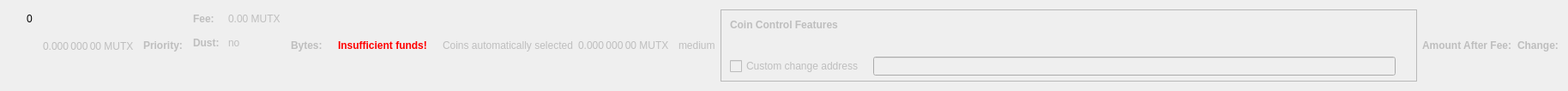
    <widget class="QWidget" name="dummyHideWidget" native="true">
     <property name="maximumSize">
      <size>
       <width>100</width>
       <height>22</height>
      </size>
     </property>
     <layout class="QHBoxLayout" name="dummyHideLayout">
      <item>
       <layout class="QFormLayout" name="formLayoutCoinControl1">
        <property name="horizontalSpacing">
         <number>10</number>
        </property>
        <property name="verticalSpacing">
         <number>14</number>
        </property>
        <property name="leftMargin">
         <number>10</number>
        </property>
        <property name="topMargin">
         <number>4</number>
        </property>
        <property name="rightMargin">
         <number>6</number>
        </property>
        <item row="0" column="1">
         <widget class="QLabel" name="labelCoinControlBytes">
          <property name="cursor">
           <cursorShape>IBeamCursor</cursorShape>
          </property>
          <property name="contextMenuPolicy">
           <enum>Qt::ActionsContextMenu</enum>
          </property>
          <property name="text">
           <string notr="true">0</string>
          </property>
          <property name="textInteractionFlags">
           <set>Qt::LinksAccessibleByMouse|Qt::TextSelectableByKeyboard|Qt::TextSelectableByMouse</set>
          </property>
         </widget>
        </item>
       </layout>
      </item>
      <item>
       <widget class="QLabel" name="labelCoinControlAfterFee">
        <property name="enabled">
         <bool>false</bool>
        </property>
        <property name="sizePolicy">
         <sizepolicy hsizetype="Fixed" vsizetype="Fixed">
          <horstretch>0</horstretch>
          <verstretch>0</verstretch>
         </sizepolicy>
        </property>
        <property name="minimumSize">
         <size>
          <width>111</width>
          <height>12</height>
         </size>
        </property>
        <property name="maximumSize">
         <size>
          <width>111</width>
          <height>12</height>
         </size>
        </property>
        <property name="cursor">
         <cursorShape>IBeamCursor</cursorShape>
        </property>
        <property name="contextMenuPolicy">
         <enum>Qt::ActionsContextMenu</enum>
        </property>
        <property name="text">
         <string notr="true">0.000 000 00 MUTX</string>
        </property>
        <property name="textInteractionFlags">
         <set>Qt::LinksAccessibleByMouse|Qt::TextSelectableByKeyboard|Qt::TextSelectableByMouse</set>
        </property>
       </widget>
      </item>
      <item>
       <widget class="QLabel" name="labelCoinControlPriorityText">
        <property name="enabled">
         <bool>false</bool>
        </property>
        <property name="font">
         <font>
          <weight>75</weight>
          <bold>true</bold>
         </font>
        </property>
        <property name="text">
         <string>Priority:</string>
        </property>
       </widget>
      </item>
      <item>
       <layout class="QHBoxLayout" name="horizontalLayout"/>
      </item>
      <item>
       <layout class="QFormLayout" name="formLayoutCoinControl3">
        <property name="horizontalSpacing">
         <number>10</number>
        </property>
        <property name="verticalSpacing">
         <number>14</number>
        </property>
        <property name="leftMargin">
         <number>6</number>
        </property>
        <property name="topMargin">
         <number>4</number>
        </property>
        <property name="rightMargin">
         <number>6</number>
        </property>
        <item row="0" column="0">
         <widget class="QLabel" name="labelCoinControlFeeText">
          <property name="enabled">
           <bool>false</bool>
          </property>
          <property name="font">
           <font>
            <weight>75</weight>
            <bold>true</bold>
           </font>
          </property>
          <property name="text">
           <string>Fee:</string>
          </property>
          <property name="margin">
           <number>0</number>
          </property>
         </widget>
        </item>
        <item row="0" column="1">
         <widget class="QLabel" name="labelCoinControlFee">
          <property name="enabled">
           <bool>false</bool>
          </property>
          <property name="cursor">
           <cursorShape>IBeamCursor</cursorShape>
          </property>
          <property name="contextMenuPolicy">
           <enum>Qt::ActionsContextMenu</enum>
          </property>
          <property name="text">
           <string notr="true">0.00 MUTX</string>
          </property>
          <property name="textInteractionFlags">
           <set>Qt::LinksAccessibleByMouse|Qt::TextSelectableByKeyboard|Qt::TextSelectableByMouse</set>
          </property>
         </widget>
        </item>
        <item row="1" column="0">
         <widget class="QLabel" name="labelCoinControlLowOutputText">
          <property name="enabled">
           <bool>false</bool>
          </property>
          <property name="font">
           <font>
            <weight>75</weight>
            <bold>true</bold>
           </font>
          </property>
          <property name="text">
           <string>Dust:</string>
          </property>
         </widget>
        </item>
        <item row="1" column="1">
         <widget class="QLabel" name="labelCoinControlLowOutput">
          <property name="enabled">
           <bool>false</bool>
          </property>
          <property name="cursor">
           <cursorShape>IBeamCursor</cursorShape>
          </property>
          <property name="contextMenuPolicy">
           <enum>Qt::ActionsContextMenu</enum>
          </property>
          <property name="text">
           <string>no</string>
          </property>
          <property name="textInteractionFlags">
           <set>Qt::LinksAccessibleByMouse|Qt::TextSelectableByKeyboard|Qt::TextSelectableByMouse</set>
          </property>
         </widget>
        </item>
       </layout>
      </item>
      <item>
       <widget class="QLabel" name="labelCoinControlBytesText">
        <property name="enabled">
         <bool>false</bool>
        </property>
        <property name="font">
         <font>
          <weight>75</weight>
          <bold>true</bold>
         </font>
        </property>
        <property name="text">
         <string>Bytes:</string>
        </property>
       </widget>
      </item>
      <item>
       <layout class="QFormLayout" name="formLayoutCoinControl2">
        <property name="horizontalSpacing">
         <number>10</number>
        </property>
        <property name="verticalSpacing">
         <number>14</number>
        </property>
        <property name="leftMargin">
         <number>6</number>
        </property>
        <property name="topMargin">
         <number>4</number>
        </property>
        <property name="rightMargin">
         <number>6</number>
        </property>
       </layout>
      </item>
      <item>
       <layout class="QHBoxLayout" name="horizontalLayoutCoinControl2">
        <property name="spacing">
         <number>8</number>
        </property>
        <property name="bottomMargin">
         <number>10</number>
        </property>
       </layout>
      </item>
      <item>
       <widget class="QLabel" name="labelCoinControlInsuffFunds">
        <property name="enabled">
         <bool>false</bool>
        </property>
        <property name="minimumSize">
         <size>
          <width>0</width>
          <height>0</height>
         </size>
        </property>
        <property name="font">
         <font>
          <weight>75</weight>
          <bold>true</bold>
         </font>
        </property>
        <property name="styleSheet">
         <string notr="true">color:red;font-weight:bold;</string>
        </property>
        <property name="text">
         <string>Insufficient funds!</string>
        </property>
        <property name="margin">
         <number>5</number>
        </property>
       </widget>
      </item>
      <item>
       <layout class="QFormLayout" name="formLayoutCoinControl4">
        <property name="horizontalSpacing">
         <number>10</number>
        </property>
        <property name="verticalSpacing">
         <number>14</number>
        </property>
        <property name="leftMargin">
         <number>6</number>
        </property>
        <property name="topMargin">
         <number>4</number>
        </property>
        <property name="rightMargin">
         <number>6</number>
        </property>
       </layout>
      </item>
      <item>
       <widget class="QLabel" name="labelCoinControlAutomaticallySelected">
        <property name="enabled">
         <bool>false</bool>
        </property>
        <property name="sizePolicy">
         <sizepolicy hsizetype="Fixed" vsizetype="Fixed">
          <horstretch>0</horstretch>
          <verstretch>0</verstretch>
         </sizepolicy>
        </property>
        <property name="minimumSize">
         <size>
          <width>0</width>
          <height>0</height>
         </size>
        </property>
        <property name="maximumSize">
         <size>
          <width>240</width>
          <height>16777215</height>
         </size>
        </property>
        <property name="text">
         <string>Coins automatically selected</string>
        </property>
        <property name="margin">
         <number>5</number>
        </property>
       </widget>
      </item>
      <item>
       <widget class="QLabel" name="labelCoinControlChange">
        <property name="enabled">
         <bool>false</bool>
        </property>
        <property name="sizePolicy">
         <sizepolicy hsizetype="Fixed" vsizetype="Fixed">
          <horstretch>0</horstretch>
          <verstretch>0</verstretch>
         </sizepolicy>
        </property>
        <property name="minimumSize">
         <size>
          <width>111</width>
          <height>0</height>
         </size>
        </property>
        <property name="maximumSize">
         <size>
          <width>111</width>
          <height>16777215</height>
         </size>
        </property>
        <property name="cursor">
         <cursorShape>IBeamCursor</cursorShape>
        </property>
        <property name="contextMenuPolicy">
         <enum>Qt::ActionsContextMenu</enum>
        </property>
        <property name="text">
         <string notr="true">0.000 000 00 MUTX</string>
        </property>
        <property name="textInteractionFlags">
         <set>Qt::LinksAccessibleByMouse|Qt::TextSelectableByKeyboard|Qt::TextSelectableByMouse</set>
        </property>
       </widget>
      </item>
      <item>
       <widget class="QLabel" name="labelCoinControlPriority">
        <property name="enabled">
         <bool>false</bool>
        </property>
        <property name="cursor">
         <cursorShape>IBeamCursor</cursorShape>
        </property>
        <property name="contextMenuPolicy">
         <enum>Qt::ActionsContextMenu</enum>
        </property>
        <property name="text">
         <string>medium</string>
        </property>
        <property name="textInteractionFlags">
         <set>Qt::LinksAccessibleByMouse|Qt::TextSelectableByKeyboard|Qt::TextSelectableByMouse</set>
        </property>
       </widget>
      </item>
      <item>
       <widget class="QFrame" name="frameCoinControl">
        <property name="sizePolicy">
         <sizepolicy hsizetype="Expanding" vsizetype="Expanding">
          <horstretch>0</horstretch>
          <verstretch>0</verstretch>
         </sizepolicy>
        </property>
        <property name="maximumSize">
         <size>
          <width>16777215</width>
          <height>16777215</height>
         </size>
        </property>
        <property name="frameShape">
         <enum>QFrame::StyledPanel</enum>
        </property>
        <property name="frameShadow">
         <enum>QFrame::Sunken</enum>
        </property>
        <layout class="QVBoxLayout" name="verticalLayoutCoinControl2_2">
         <property name="spacing">
          <number>0</number>
         </property>
         <property name="leftMargin">
          <number>0</number>
         </property>
         <property name="topMargin">
          <number>0</number>
         </property>
         <property name="rightMargin">
          <number>0</number>
         </property>
         <property name="bottomMargin">
          <number>6</number>
         </property>
         <item>
          <layout class="QVBoxLayout" name="verticalLayoutCoinControl" stretch="0,0,0,1">
           <property name="spacing">
            <number>0</number>
           </property>
           <property name="leftMargin">
            <number>10</number>
           </property>
           <property name="topMargin">
            <number>10</number>
           </property>
           <item>
            <layout class="QHBoxLayout" name="horizontalLayoutCoinControl1">
             <property name="bottomMargin">
              <number>15</number>
             </property>
             <item>
              <widget class="QLabel" name="labelCoinControlFeatures">
               <property name="enabled">
                <bool>false</bool>
               </property>
               <property name="sizePolicy">
                <sizepolicy hsizetype="Preferred" vsizetype="Maximum">
                 <horstretch>0</horstretch>
                 <verstretch>0</verstretch>
                </sizepolicy>
               </property>
               <property name="font">
                <font>
                 <weight>75</weight>
                 <bold>true</bold>
                </font>
               </property>
               <property name="styleSheet">
                <string notr="true">font-weight:bold;</string>
               </property>
               <property name="text">
                <string>Coin Control Features</string>
               </property>
              </widget>
             </item>
            </layout>
           </item>
           <item>
            <widget class="QWidget" name="widgetCoinControl" native="true">
             <property name="sizePolicy">
              <sizepolicy hsizetype="Preferred" vsizetype="Preferred">
               <horstretch>0</horstretch>
               <verstretch>0</verstretch>
              </sizepolicy>
             </property>
             <property name="minimumSize">
              <size>
               <width>0</width>
               <height>0</height>
              </size>
             </property>
             <property name="styleSheet">
              <string notr="true"/>
             </property>
             <layout class="QHBoxLayout" name="horizontalLayoutCoinControl5_2">
              <property name="leftMargin">
               <number>0</number>
              </property>
              <property name="topMargin">
               <number>0</number>
              </property>
              <property name="rightMargin">
               <number>0</number>
              </property>
              <property name="bottomMargin">
               <number>0</number>
              </property>
              <item>
               <layout class="QHBoxLayout" name="horizontalLayoutCoinControl3">
                <property name="spacing">
                 <number>20</number>
                </property>
                <property name="topMargin">
                 <number>0</number>
                </property>
                <property name="bottomMargin">
                 <number>10</number>
                </property>
               </layout>
              </item>
             </layout>
            </widget>
           </item>
           <item>
            <layout class="QHBoxLayout" name="horizontalLayoutCoinControl4" stretch="0,0,0">
             <property name="spacing">
              <number>12</number>
             </property>
             <property name="sizeConstraint">
              <enum>QLayout::SetDefaultConstraint</enum>
             </property>
             <property name="topMargin">
              <number>5</number>
             </property>
             <property name="rightMargin">
              <number>5</number>
             </property>
             <item>
              <widget class="QCheckBox" name="checkBoxCoinControlChange">
               <property name="enabled">
                <bool>false</bool>
               </property>
               <property name="toolTip">
                <string>If this is activated, but the change address is empty or invalid, change will be sent to a newly generated address.</string>
               </property>
               <property name="text">
                <string>Custom change address</string>
               </property>
              </widget>
             </item>
             <item>
              <widget class="QValidatedLineEdit" name="lineEditCoinControlChange">
               <property name="enabled">
                <bool>false</bool>
               </property>
               <property name="sizePolicy">
                <sizepolicy hsizetype="Expanding" vsizetype="Fixed">
                 <horstretch>0</horstretch>
                 <verstretch>0</verstretch>
                </sizepolicy>
               </property>
              </widget>
             </item>
             <item>
              <widget class="QLabel" name="labelCoinControlChangeLabel_2">
               <property name="sizePolicy">
                <sizepolicy hsizetype="Preferred" vsizetype="Expanding">
                 <horstretch>0</horstretch>
                 <verstretch>0</verstretch>
                </sizepolicy>
               </property>
               <property name="minimumSize">
                <size>
                 <width>0</width>
                 <height>0</height>
                </size>
               </property>
               <property name="text">
                <string/>
               </property>
               <property name="margin">
                <number>3</number>
               </property>
              </widget>
             </item>
            </layout>
           </item>
           <item>
            <spacer name="verticalSpacerCoinControl">
             <property name="orientation">
              <enum>Qt::Vertical</enum>
             </property>
             <property name="sizeHint" stdset="0">
              <size>
               <width>800</width>
               <height>1</height>
              </size>
             </property>
            </spacer>
           </item>
          </layout>
         </item>
        </layout>
       </widget>
      </item>
      <item>
       <widget class="QLabel" name="labelCoinControlAfterFeeText">
        <property name="enabled">
         <bool>false</bool>
        </property>
        <property name="minimumSize">
         <size>
          <width>0</width>
          <height>0</height>
         </size>
        </property>
        <property name="maximumSize">
         <size>
          <width>16777215</width>
          <height>16777215</height>
         </size>
        </property>
        <property name="font">
         <font>
          <weight>75</weight>
          <bold>true</bold>
         </font>
        </property>
        <property name="text">
         <string>Amount After Fee:</string>
        </property>
        <property name="alignment">
         <set>Qt::AlignLeading|Qt::AlignLeft|Qt::AlignVCenter</set>
        </property>
        <property name="margin">
         <number>0</number>
        </property>
       </widget>
      </item>
      <item>
       <widget class="QLabel" name="labelCoinControlChangeText">
        <property name="enabled">
         <bool>false</bool>
        </property>
        <property name="sizePolicy">
         <sizepolicy hsizetype="Preferred" vsizetype="Preferred">
          <horstretch>0</horstretch>
          <verstretch>0</verstretch>
         </sizepolicy>
        </property>
        <property name="minimumSize">
         <size>
          <width>0</width>
          <height>0</height>
         </size>
        </property>
        <property name="maximumSize">
         <size>
          <width>16777215</width>
          <height>16777215</height>
         </size>
        </property>
        <property name="font">
         <font>
          <weight>75</weight>
          <bold>true</bold>
         </font>
        </property>
        <property name="text">
         <string>Change:</string>
        </property>
        <property name="alignment">
         <set>Qt::AlignLeading|Qt::AlignLeft|Qt::AlignVCenter</set>
        </property>
       </widget>
      </item>
     </layout>
    </widget>
